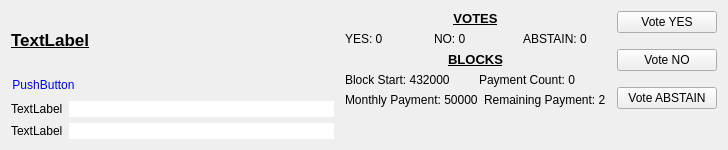
<?xml version="1.0" encoding="UTF-8"?>
<ui version="4.0">
 <class>BudgetItem</class>
 <widget class="QWidget" name="BudgetItem">
  <property name="geometry">
   <rect>
    <x>0</x>
    <y>0</y>
    <width>728</width>
    <height>150</height>
   </rect>
  </property>
  <property name="minimumSize">
   <size>
    <width>0</width>
    <height>150</height>
   </size>
  </property>
  <property name="maximumSize">
   <size>
    <width>16777215</width>
    <height>150</height>
   </size>
  </property>
  <property name="windowTitle">
   <string>Form</string>
  </property>
  <property name="styleSheet">
   <string notr="true"/>
  </property>
  <layout class="QHBoxLayout" name="horizontalLayout">
   <item>
    <layout class="QVBoxLayout" name="verticalLayout">
     <item>
      <layout class="QHBoxLayout" name="horizontalLayout_2">
       <item>
        <widget class="QLabel" name="lblBudgetName">
         <property name="font">
          <font>
           <pointsize>-1</pointsize>
           <weight>87</weight>
           <bold>true</bold>
           <underline>true</underline>
          </font>
         </property>
         <property name="styleSheet">
          <string notr="true">text-decoration:underline;
font-size:17px;
font-weight:700;</string>
         </property>
         <property name="text">
          <string>TextLabel</string>
         </property>
        </widget>
       </item>
       <item>
        <spacer name="horizontalSpacer">
         <property name="orientation">
          <enum>Qt::Horizontal</enum>
         </property>
         <property name="sizeHint" stdset="0">
          <size>
           <width>40</width>
           <height>20</height>
          </size>
         </property>
        </spacer>
       </item>
      </layout>
     </item>
     <item>
      <layout class="QHBoxLayout" name="horizontalLayout_4">
       <item>
        <widget class="QPushButton" name="lblBudgetUrl">
         <property name="cursor">
          <cursorShape>PointingHandCursor</cursorShape>
         </property>
         <property name="styleSheet">
          <string notr="true">#lblBudgetUrl{
	padding:0px;
	color:blue;
	background-color:transparent;
}</string>
         </property>
         <property name="text">
          <string>PushButton</string>
         </property>
         <property name="flat">
          <bool>true</bool>
         </property>
        </widget>
       </item>
       <item>
        <spacer name="horizontalSpacer_2">
         <property name="orientation">
          <enum>Qt::Horizontal</enum>
         </property>
         <property name="sizeHint" stdset="0">
          <size>
           <width>40</width>
           <height>20</height>
          </size>
         </property>
        </spacer>
       </item>
      </layout>
     </item>
     <item>
      <layout class="QHBoxLayout" name="horizontalLayout_5">
       <item>
        <widget class="QLabel" name="lblBudgetHash">
         <property name="text">
          <string>TextLabel</string>
         </property>
        </widget>
       </item>
       <item>
        <widget class="QLineEdit" name="txtBudgetHash">
         <property name="sizePolicy">
          <sizepolicy hsizetype="Expanding" vsizetype="Fixed">
           <horstretch>0</horstretch>
           <verstretch>0</verstretch>
          </sizepolicy>
         </property>
         <property name="styleSheet">
          <string notr="true">border:none;</string>
         </property>
         <property name="frame">
          <bool>false</bool>
         </property>
         <property name="readOnly">
          <bool>true</bool>
         </property>
        </widget>
       </item>
      </layout>
     </item>
     <item>
      <layout class="QHBoxLayout" name="horizontalLayout_3">
       <item>
        <widget class="QLabel" name="lblBudgetAddress">
         <property name="text">
          <string>TextLabel</string>
         </property>
        </widget>
       </item>
       <item>
        <widget class="QLineEdit" name="txtBudgetAddress">
         <property name="styleSheet">
          <string notr="true">border:none;</string>
         </property>
         <property name="frame">
          <bool>false</bool>
         </property>
         <property name="readOnly">
          <bool>true</bool>
         </property>
        </widget>
       </item>
      </layout>
     </item>
    </layout>
   </item>
   <item>
    <layout class="QVBoxLayout" name="verticalLayout_2">
     <property name="leftMargin">
      <number>5</number>
     </property>
     <property name="rightMargin">
      <number>5</number>
     </property>
     <item>
      <widget class="QLabel" name="label_5">
       <property name="minimumSize">
        <size>
         <width>200</width>
         <height>0</height>
        </size>
       </property>
       <property name="font">
        <font>
         <pointsize>10</pointsize>
         <weight>75</weight>
         <bold>true</bold>
         <underline>true</underline>
        </font>
       </property>
       <property name="text">
        <string>VOTES</string>
       </property>
       <property name="alignment">
        <set>Qt::AlignHCenter|Qt::AlignTop</set>
       </property>
      </widget>
     </item>
     <item>
      <layout class="QHBoxLayout" name="horizontalLayout_6">
       <item>
        <widget class="QLabel" name="lblVoteYes">
         <property name="text">
          <string>YES: 0</string>
         </property>
        </widget>
       </item>
       <item>
        <widget class="QLabel" name="lblVoteNo">
         <property name="text">
          <string>NO: 0</string>
         </property>
        </widget>
       </item>
       <item>
        <widget class="QLabel" name="lblVoteAbstain">
         <property name="text">
          <string>ABSTAIN: 0</string>
         </property>
        </widget>
       </item>
      </layout>
     </item>
     <item>
      <widget class="QLabel" name="label_9">
       <property name="font">
        <font>
         <pointsize>10</pointsize>
         <weight>75</weight>
         <bold>true</bold>
         <underline>true</underline>
        </font>
       </property>
       <property name="text">
        <string>BLOCKS</string>
       </property>
       <property name="alignment">
        <set>Qt::AlignHCenter|Qt::AlignTop</set>
       </property>
      </widget>
     </item>
     <item>
      <layout class="QHBoxLayout" name="horizontalLayout_7">
       <item>
        <widget class="QLabel" name="lblBlockStart">
         <property name="text">
          <string>Block Start: 432000</string>
         </property>
        </widget>
       </item>
       <item>
        <widget class="QLabel" name="lblPaymentCount">
         <property name="text">
          <string>Payment Count: 0</string>
         </property>
        </widget>
       </item>
      </layout>
     </item>
     <item>
      <layout class="QHBoxLayout" name="horizontalLayout_8">
       <item>
        <widget class="QLabel" name="lblMonthlyPayment">
         <property name="text">
          <string>Monthly Payment: 50000</string>
         </property>
        </widget>
       </item>
       <item>
        <widget class="QLabel" name="lblRemainingPayment">
         <property name="text">
          <string>Remaining Payment: 2</string>
         </property>
        </widget>
       </item>
      </layout>
     </item>
     <item>
      <spacer name="verticalSpacer">
       <property name="orientation">
        <enum>Qt::Vertical</enum>
       </property>
       <property name="sizeHint" stdset="0">
        <size>
         <width>20</width>
         <height>40</height>
        </size>
       </property>
      </spacer>
     </item>
    </layout>
   </item>
   <item>
    <layout class="QVBoxLayout" name="verticalLayout_3" stretch="0,0,0,0">
     <property name="spacing">
      <number>16</number>
     </property>
     <property name="sizeConstraint">
      <enum>QLayout::SetMinimumSize</enum>
     </property>
     <item>
      <widget class="QPushButton" name="pushVoteYes">
       <property name="minimumSize">
        <size>
         <width>100</width>
         <height>0</height>
        </size>
       </property>
       <property name="maximumSize">
        <size>
         <width>150</width>
         <height>16777215</height>
        </size>
       </property>
       <property name="text">
        <string>Vote YES</string>
       </property>
      </widget>
     </item>
     <item>
      <widget class="QPushButton" name="pushVoteNo">
       <property name="minimumSize">
        <size>
         <width>100</width>
         <height>0</height>
        </size>
       </property>
       <property name="maximumSize">
        <size>
         <width>150</width>
         <height>16777215</height>
        </size>
       </property>
       <property name="text">
        <string>Vote NO</string>
       </property>
      </widget>
     </item>
     <item>
      <widget class="QPushButton" name="pushVoteAbstain">
       <property name="minimumSize">
        <size>
         <width>100</width>
         <height>0</height>
        </size>
       </property>
       <property name="maximumSize">
        <size>
         <width>150</width>
         <height>16777215</height>
        </size>
       </property>
       <property name="text">
        <string>Vote ABSTAIN</string>
       </property>
      </widget>
     </item>
     <item>
      <spacer name="verticalSpacer_2">
       <property name="orientation">
        <enum>Qt::Vertical</enum>
       </property>
       <property name="sizeHint" stdset="0">
        <size>
         <width>20</width>
         <height>40</height>
        </size>
       </property>
      </spacer>
     </item>
    </layout>
   </item>
  </layout>
 </widget>
 <resources/>
 <connections/>
</ui>
